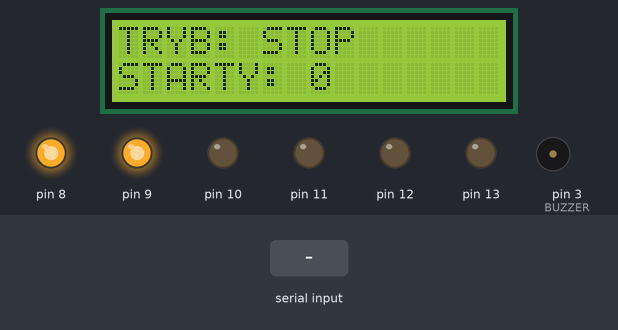
A sketch run on a simulated Arduino Uno, built with avr-gcc and run on an emulated ATmega328P. Shown: 16×2 character LCD, output pins drawn as LEDs (lit = HIGH), buzzer (waves = sounding). Inputs (shaded band) come from the test bench.

Above: at 1.2 s.
1.3 s: "1" received over Serial
At 2.0 s:
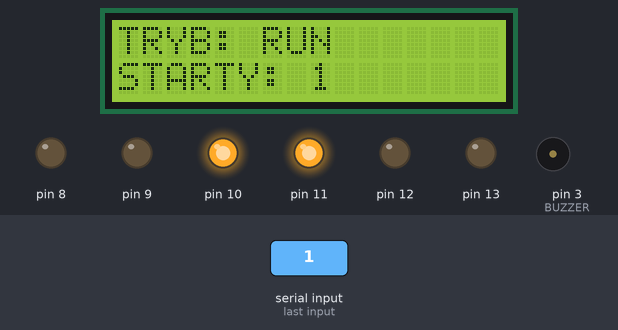
2.9 s: "R" received over Serial
At 4.0 s:
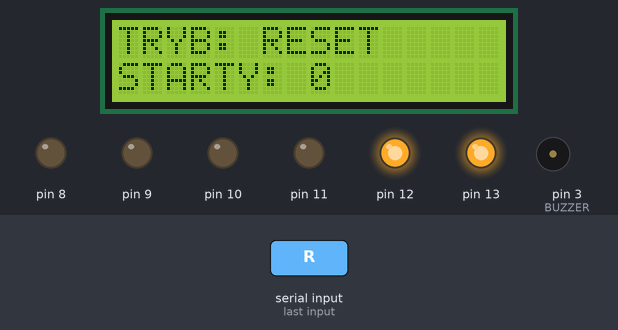
4.8 s: "0" received over Serial
At 5.3 s:
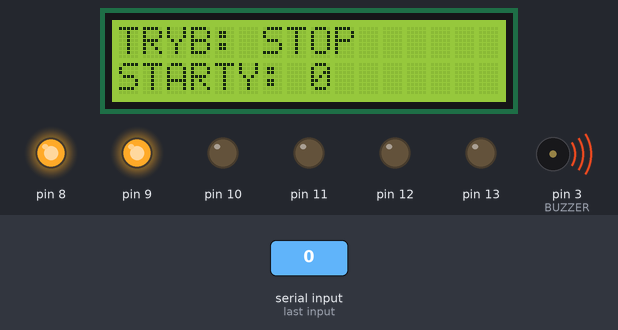
Timing chart, 0 to 7.8 s (numbered marks = the images above; inputs shaded):
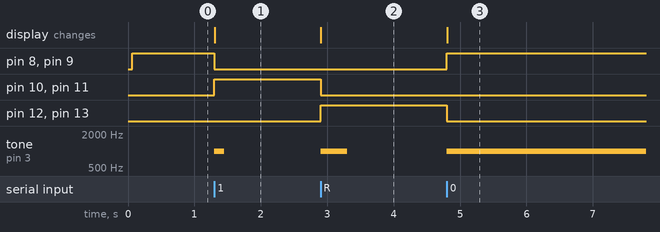

The sketch:

vision_control.ino
```cpp
#include <LiquidCrystal.h>

LiquidCrystal lcd(A0, A1, A2, A3, A4, A5);
const int BUZZER = 3;

char tryb = '0';
unsigned long liczbaStartow = 0;

void pokazStan() {
  // Zielone D10–D11, zolte D12–D13, czerwone D8–D9.
  digitalWrite(10, tryb == '1');
  digitalWrite(11, tryb == '1');
  digitalWrite(12, tryb == 'R');
  digitalWrite(13, tryb == 'R');
  digitalWrite(8, tryb == '0');
  digitalWrite(9, tryb == '0');

  lcd.setCursor(0, 0);
  if (tryb == '1') {
    lcd.print("TRYB: RUN       ");
  } else if (tryb == 'R') {
    lcd.print("TRYB: RESET     ");
  } else {
    lcd.print("TRYB: STOP      ");
  }

  lcd.setCursor(0, 1);
  lcd.print("STARTY:         ");
  lcd.setCursor(8, 1);
  lcd.print(liczbaStartow);
}

void setup() {
  Serial.begin(9600);
  for (int pin = 8; pin <= 13; pin++) {
    pinMode(pin, OUTPUT);
  }
  pinMode(BUZZER, OUTPUT);
  digitalWrite(BUZZER, LOW);

  lcd.begin(16, 2);
  pokazStan();
}

void loop() {
  if (Serial.available() == 0) {
    return;
  }

  char polecenie = Serial.read();

  if (polecenie == '1') {
    if (tryb != '1') {
      liczbaStartow++;
      noTone(BUZZER);
      tone(BUZZER, 1000, 150);
    }
  } else if (polecenie == '0') {
    noTone(BUZZER);
    tone(BUZZER, 1000);  // Gra do nastepnego START lub RESET.
  } else if (polecenie == 'R') {
    liczbaStartow = 0;
    noTone(BUZZER);
    tone(BUZZER, 1000, 400);
  } else {
    return;
  }

  tryb = polecenie;
  pokazStan();
}
```

Measured:
- after the input at 1.3 s, pin 8, pin 9: HIGH → LOW at once; pin 10, pin 11: LOW → HIGH at once; tone on pin 3 (BUZZER): silent → 1000 Hz at once, → silent 0.15 s later; the display: changes at once (image 1)
- after the input at 2.9 s, pin 10, pin 11: HIGH → LOW at once; pin 12, pin 13: LOW → HIGH at once; tone on pin 3 (BUZZER): silent → 1000 Hz at once, → silent 0.40 s later; the display: changes at once (image 2)
- after the input at 4.8 s, pin 8, pin 9: LOW → HIGH at once; pin 12, pin 13: HIGH → LOW at once; tone on pin 3 (BUZZER): silent → 1000 Hz at once; the display: changes at once (image 3)
